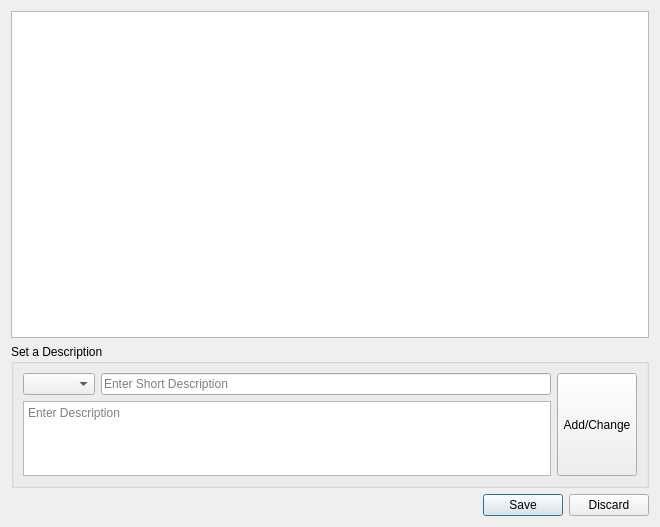
<?xml version="1.0" encoding="UTF-8"?>
<ui version="4.0">
 <class>EditUserDescriptionsDialog</class>
 <widget class="QDialog" name="EditUserDescriptionsDialog">
  <property name="geometry">
   <rect>
    <x>0</x>
    <y>0</y>
    <width>660</width>
    <height>527</height>
   </rect>
  </property>
  <property name="windowTitle">
   <string>Dialog</string>
  </property>
  <layout class="QVBoxLayout" name="verticalLayout">
   <item>
    <widget class="QTableView" name="descTableView">
     <property name="sizePolicy">
      <sizepolicy hsizetype="Expanding" vsizetype="Expanding">
       <horstretch>0</horstretch>
       <verstretch>0</verstretch>
      </sizepolicy>
     </property>
     <property name="sizeAdjustPolicy">
      <enum>QAbstractScrollArea::AdjustToContents</enum>
     </property>
     <property name="alternatingRowColors">
      <bool>true</bool>
     </property>
     <property name="sortingEnabled">
      <bool>true</bool>
     </property>
    </widget>
   </item>
   <item>
    <widget class="QGroupBox" name="groupBox">
     <property name="sizePolicy">
      <sizepolicy hsizetype="Preferred" vsizetype="Minimum">
       <horstretch>0</horstretch>
       <verstretch>0</verstretch>
      </sizepolicy>
     </property>
     <property name="title">
      <string>Set a Description</string>
     </property>
     <layout class="QGridLayout" name="gridLayout">
      <item row="0" column="0">
       <widget class="QComboBox" name="optionComboBox"/>
      </item>
      <item row="0" column="1">
       <widget class="QLineEdit" name="lineEdit">
        <property name="maxLength">
         <number>50</number>
        </property>
        <property name="placeholderText">
         <string>Enter Short Description</string>
        </property>
       </widget>
      </item>
      <item row="0" column="2" rowspan="2">
       <widget class="QPushButton" name="pushButton">
        <property name="sizePolicy">
         <sizepolicy hsizetype="Minimum" vsizetype="Preferred">
          <horstretch>0</horstretch>
          <verstretch>0</verstretch>
         </sizepolicy>
        </property>
        <property name="text">
         <string>Add/Change</string>
        </property>
       </widget>
      </item>
      <item row="1" column="0" colspan="2">
       <widget class="QTextEdit" name="textEdit">
        <property name="sizePolicy">
         <sizepolicy hsizetype="Expanding" vsizetype="Minimum">
          <horstretch>0</horstretch>
          <verstretch>0</verstretch>
         </sizepolicy>
        </property>
        <property name="maximumSize">
         <size>
          <width>16777215</width>
          <height>75</height>
         </size>
        </property>
        <property name="acceptRichText">
         <bool>false</bool>
        </property>
        <property name="placeholderText">
         <string>Enter Description</string>
        </property>
       </widget>
      </item>
     </layout>
    </widget>
   </item>
   <item>
    <widget class="QDialogButtonBox" name="buttonBox">
     <property name="orientation">
      <enum>Qt::Horizontal</enum>
     </property>
     <property name="standardButtons">
      <set>QDialogButtonBox::Discard|QDialogButtonBox::Save</set>
     </property>
     <property name="centerButtons">
      <bool>false</bool>
     </property>
    </widget>
   </item>
  </layout>
 </widget>
 <resources/>
 <connections>
  <connection>
   <sender>buttonBox</sender>
   <signal>accepted()</signal>
   <receiver>EditUserDescriptionsDialog</receiver>
   <slot>accept()</slot>
   <hints>
    <hint type="sourcelabel">
     <x>248</x>
     <y>254</y>
    </hint>
    <hint type="destinationlabel">
     <x>157</x>
     <y>274</y>
    </hint>
   </hints>
  </connection>
  <connection>
   <sender>buttonBox</sender>
   <signal>rejected()</signal>
   <receiver>EditUserDescriptionsDialog</receiver>
   <slot>reject()</slot>
   <hints>
    <hint type="sourcelabel">
     <x>316</x>
     <y>260</y>
    </hint>
    <hint type="destinationlabel">
     <x>286</x>
     <y>274</y>
    </hint>
   </hints>
  </connection>
 </connections>
</ui>
